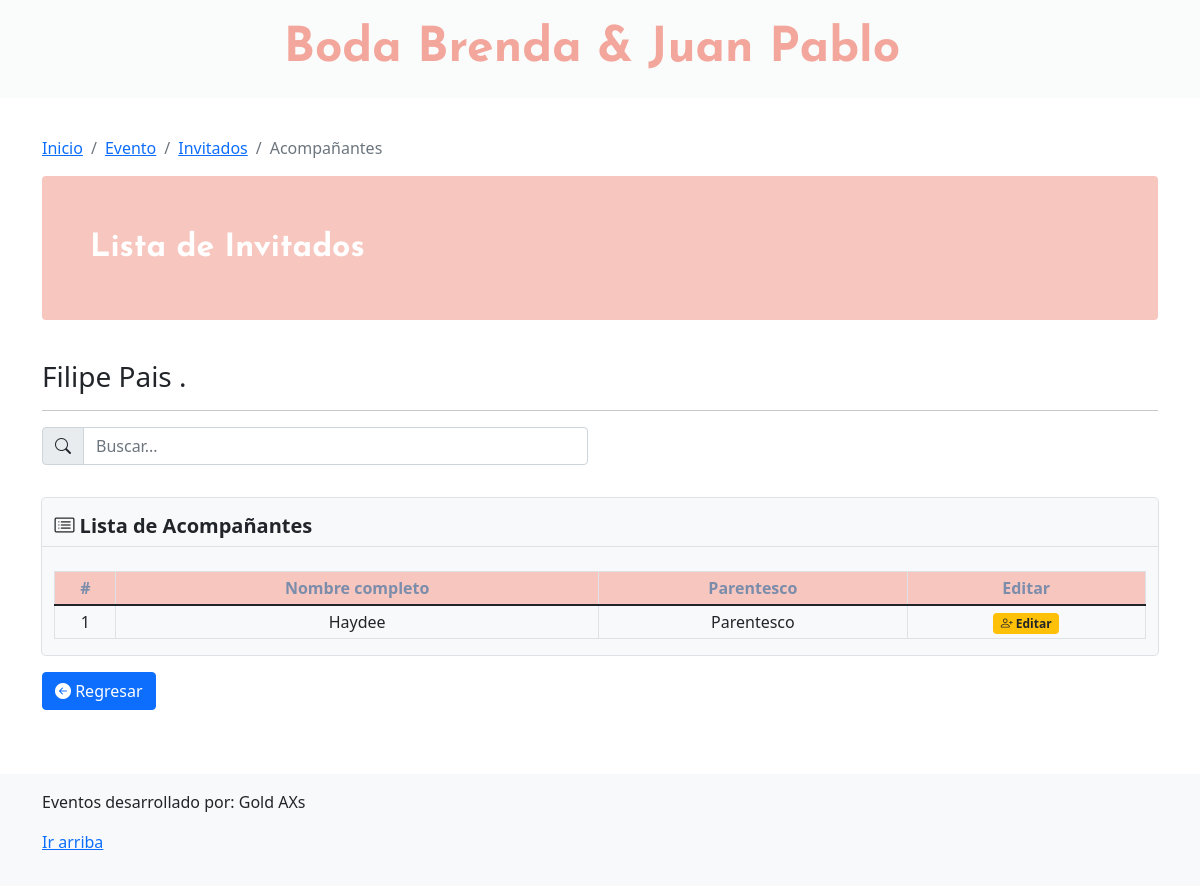
Screenshot of /invitados_secondary.php?id=15&&id2=4 (signed in) with the database file from the repository.
### tables this page shows
CREATE TABLE `eventos` (
  `id` int(11) NOT NULL,
  `nombre_e` varchar(50) NOT NULL,
  `tipo_e` int(11) NOT NULL,
  `no_invitados` int(11) NOT NULL,
  `no_confirmados` int(11) NOT NULL,
  `status_e` int(11) NOT NULL,
  `fecha_e` date NOT NULL,
  `id_organizador` int(11) NOT NULL
);

CREATE TABLE `invitados` (
  `id` int(11) NOT NULL,
  `nombre` varchar(72) NOT NULL,
  `apellido_p` varchar(54) NOT NULL,
  `apellido_m` varchar(54) NOT NULL,
  `celular` varchar(18) NOT NULL,
  `email` varchar(36) NOT NULL,
  `no_invitados` int(11) DEFAULT NULL,
  `mesa` int(11) DEFAULT NULL,
  `qr` varchar(90) DEFAULT NULL,
  `etiqueta` varchar(50) DEFAULT NULL,
  `tipo_invitado` int(11) DEFAULT NULL,
  `invitado_eje` int(11) DEFAULT NULL COMMENT 'Para ligar al invitado eje con el secundario',
  `id_evento` int(11) DEFAULT NULL,
  `confirmacion` int(11) DEFAULT NULL
);

### prcd/query_invitado_secundario.php (called while the page is built)
<?php
    include('qconn/qc.php');
    $sqlQuerySecondary ="SELECT * FROM invitados WHERE invitado_eje = '$idSecondary' AND id_evento = '$idEvent'";
    $resultadosqlQuerySecondary = $conn->query($sqlQuerySecondary);
?>

### invitados_secondary.php (the view, shortened to what this page needs)
<?php
    include('prcd/qconn/qc.php');
    $idEvent = $_REQUEST['id2'];
    $idSecondary = $_REQUEST['id'];
    $sqlEvent = "SELECT * FROM eventos WHERE id = '$idEvent'";
    $sqlResultEvent = $conn->query($sqlEvent);
    $rowSqlEvent = $sqlResultEvent->fetch_assoc();
?>
<!doctype html>
<html lang="en">
<head>
    <link rel="stylesheet" href="https://cdn.jsdelivr.net/npm/bootstrap-icons@1.8.1/font/bootstrap-icons.css">
    <link href="../assets/dist/css/bootstrap.min.css" rel="stylesheet">
    <link href="blog.css" rel="stylesheet">
    <link href="navbar-top-fixed.css" rel="stylesheet">
</head>
<body class="d-flex flex-column min-vh-100 mt-3">
    <nav class="navbar navbar-expand-md fixed-top" style="background-color: rgba(248, 249, 250, 0.7);">
        <div class="container-fluid justify-content-center">
            <a class="navbar-brand" style="color: #f3a79c; font-size:3rem; font-family: 'Josefin Sans', sans-serif;"
                href="#">
                <strong>
                    <?php echo $rowSqlEvent['nombre_e'] ?>
                </strong></a>
        </div>
    </nav>
    <main class="container mt-5 mb-5">
    <nav aria-label="breadcrumb">
      <ol class="breadcrumb">
        <li class="breadcrumb-item"><a href="index.php">Inicio</a></li>
        <li class="breadcrumb-item"><a href="home_events.html">Evento</a></li>
        <li class="breadcrumb-item"><a href="home_events.php">Invitados</a></li>
        <li class="breadcrumb-item active" aria-current="page">Acompañantes</li>
      </ol>
    </nav>
        <div class="p-4 p-md-5 mb-4 text-white rounded" style="background-color: #f7c6bf; ">
            <div class="col-sd-6 px-0">
                <a style="font-size: 2rem; font-family: 'Josefin Sans', sans-serif;"><strong>Lista de
                        Invitados</strong></a>
            </div>
        </div>
        <div class="row align-items-md-stretch">
            <div class="container mt-3">
                <?php
        $sql_invitado = "SELECT * FROM invitados WHERE id = '$idSecondary'";
        $resultado_sql_invitado = $conn->query($sql_invitado);
        $row_sql_invitado = $resultado_sql_invitado->fetch_assoc()
        ?>
                <p class="h3">
                    <?php echo $row_sql_invitado['nombre'] . ' ' . $row_sql_invitado['apellido_p'] . ' ' . $row_sql_invitado['apellido_m']; ?>
                </p>
                <hr>
                <div class="row">
                    <div class="col-sm">
                        <div class="input-group mb-3">
                            <span class="input-group-text" id="basic-addon1"><i class="bi bi-search"></i></span>
                            <input type="text" class="form-control" placeholder="Buscar..." aria-label="Username"
                                aria-describedby="basic-addon1" id="myInput">
                        </div>
                    </div>
                    <div class="col-sm">
                    </div>
                </div>
            </div>
            <div class="container border rounded-3 mt-3 bg-light" style="width: 98%;">
                <div class="row mt-3 border-bottom">
                    <p class="h5"><strong><i class="bi bi-card-list"></i> Lista de Acompañantes</strong></p>
                </div>
                <div class="table-responsive">
                    <table class="table table-hover table-bordered table-sm align-middle mt-4">
                        <thead style="background-color:#f7c6bf; color: #7B8DAB;">
                            <tr class="text-center">
                                <th scope="col">#</th>
                                <th scope="col">Nombre completo</th>
                                <th scope="col">Parentesco</th>
                                <th scope="col">Editar</th>
                            </tr>
                        </thead>
                        <tbody id="myTable">
                            <?php
            include('prcd/query_invitado_secundario.php'); ?>
                            <?php
            $x = 0;
            while ($row_sqlQuerySecondary = $resultadosqlQuerySecondary->fetch_assoc()) {
                $x++;
                echo '
            <tr class="text-center">
            <td>' . $x . '</td>
            <td>' . $row_sqlQuerySecondary['nombre'] . '</td>
            <td>Parentesco</td>
            <td><a href="#" data-bs-toggle="modal"
            data-bs-target="#AgregarAcomp' . $row_sqlQuerySecondary['id'] . '"><span class="badge bg-warning text-dark"><i class="bi bi-person-plus"></i> Editar</span></a></td>
            </tr>';
            }
            ?>
                        </tbody>
                    </table>
                </div>
            </div>
            <p class="mt-3"><a href="home_events.php" class="btn btn-primary"><i
                        class="bi bi-arrow-left-circle-fill"></i> Regresar</a></p>
    </main>
    <footer class="footer mt-auto py-3 bg-light">
        <div class="container">
            <p>Eventos desarrollado por: Gold AXs
            </p>
            <p>
                <a href="#">Ir arriba</a>
            </p>
        </div>
    </footer>
</body>
</html>

### navbar-top-fixed.css (style rules this page uses)
body { min-height: 75rem; padding-top: 4.5rem; }

### rows the page displays
eventos: nombre_e "Boda Brenda & Juan Pablo"
invitados: nombre "Filipe", apellido_p "Pais", apellido_m "."
invitados: nombre "Haydee"
